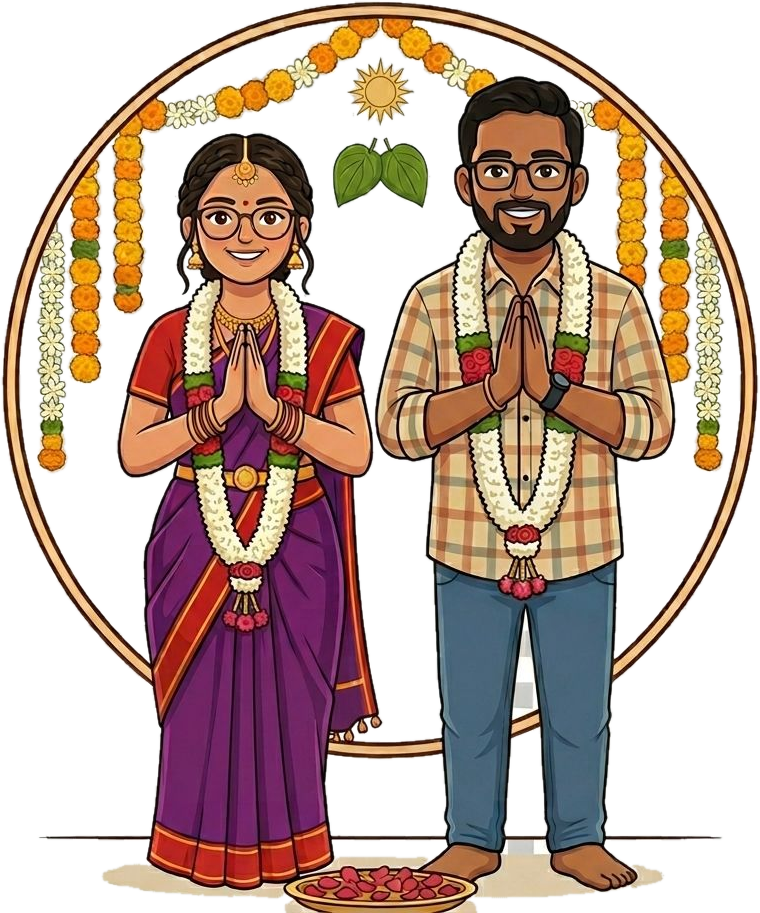
#> input picture images/png/welcoming.png, 760 x 913 px, found by its file name
$ python check_face.py
#> lines starting #> are read from the running program, lines starting #| are printed output that depends on the picture
from PIL import Image
im = Image.open(r"E:\Shreya Mrg\images\png\welcoming.png").convert("RGBA")
#> im is the input picture: PIL image 760x913 RGBA; mean R, G, B, A 180.3, 157.2, 144.9, 141.5
bg = Image.new("RGBA", im.size, (255, 0, 255, 255))
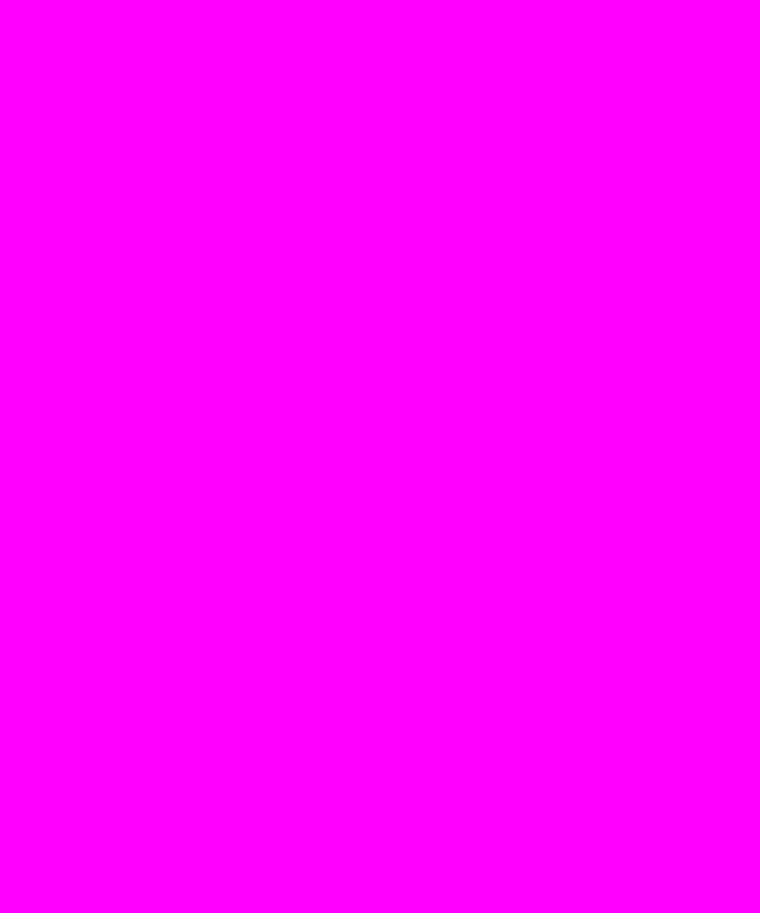
#> bg: PIL image 760x913 RGBA; mean R, G, B, A 255, 0, 255, 255
comp = Image.alpha_composite(bg, im).convert("RGB")
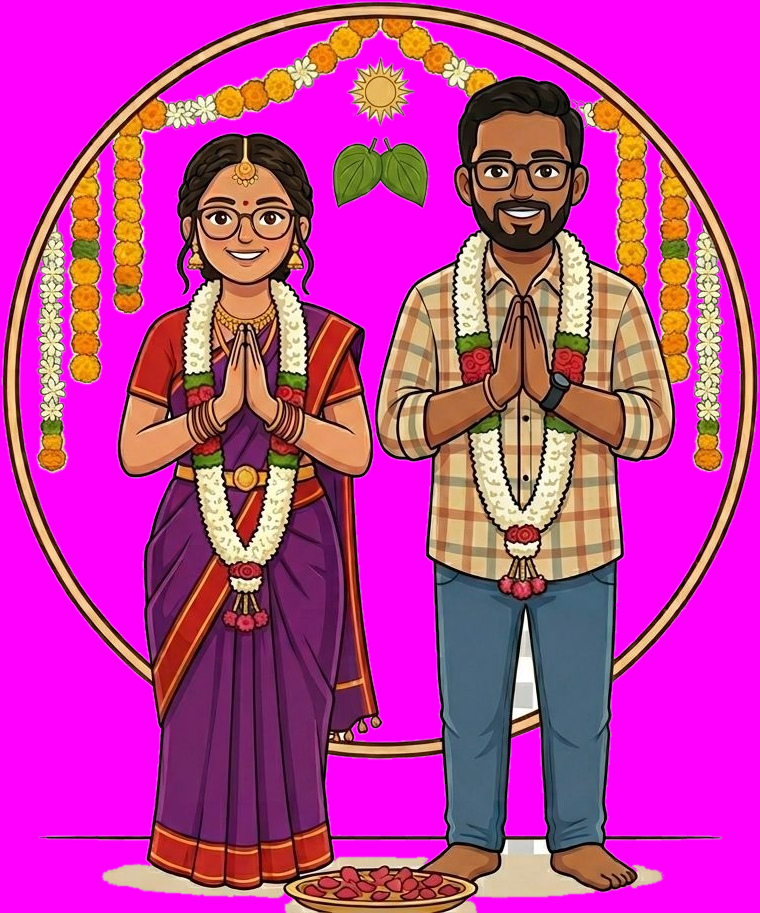
#> comp: PIL image 760x913 RGB; mean R, G, B 193.9, 57.4, 160.3
# crop the upper third (faces) and enlarge
w, h = comp.size
#> w = 760; h = 913
faces = comp.crop((0, int(h*0.06), w, int(h*0.42)))
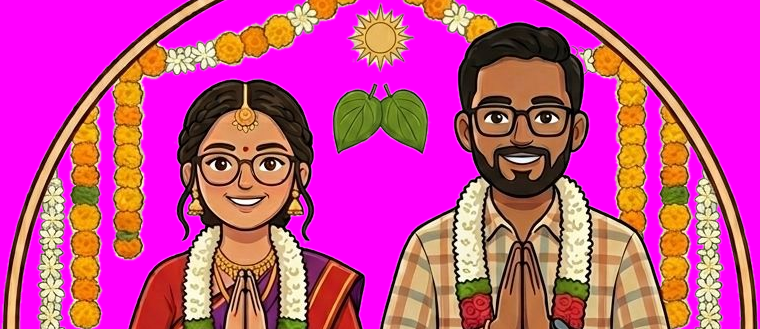
#> faces: PIL image 760x329 RGB; mean R, G, B 200.5, 69.7, 150.2
faces.save(r"E:\Shreya Mrg\tools\_check\welcoming_faces.png")
print("faces crop:", faces.size)
#| faces crop: (760, 329)

$ run again, with images/png/bride-groom.png copied over images/png/welcoming.png
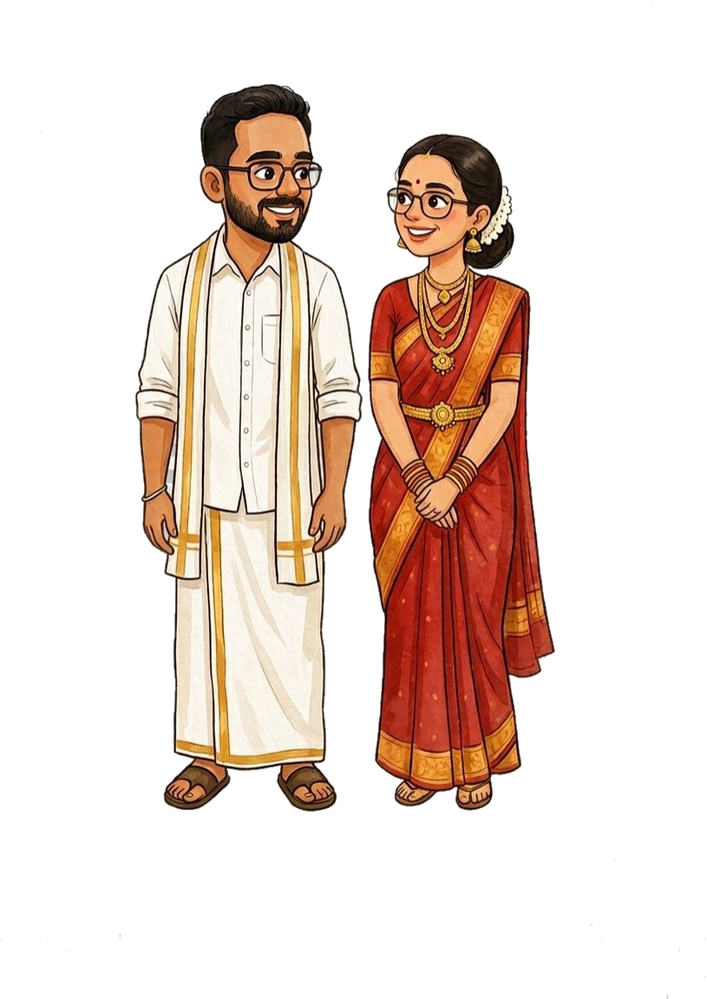
#> input picture images/png/bride-groom.png, 707 x 999 px, shrunk from 815 x 1152 before the run, found by its file name
#> im is the input picture: PIL image 707x999 RGBA; mean R, G, B, A 56.6, 40.8, 32.8, 75
#> `comp = Image.alpha_composite(bg, im).convert("RGB")`:
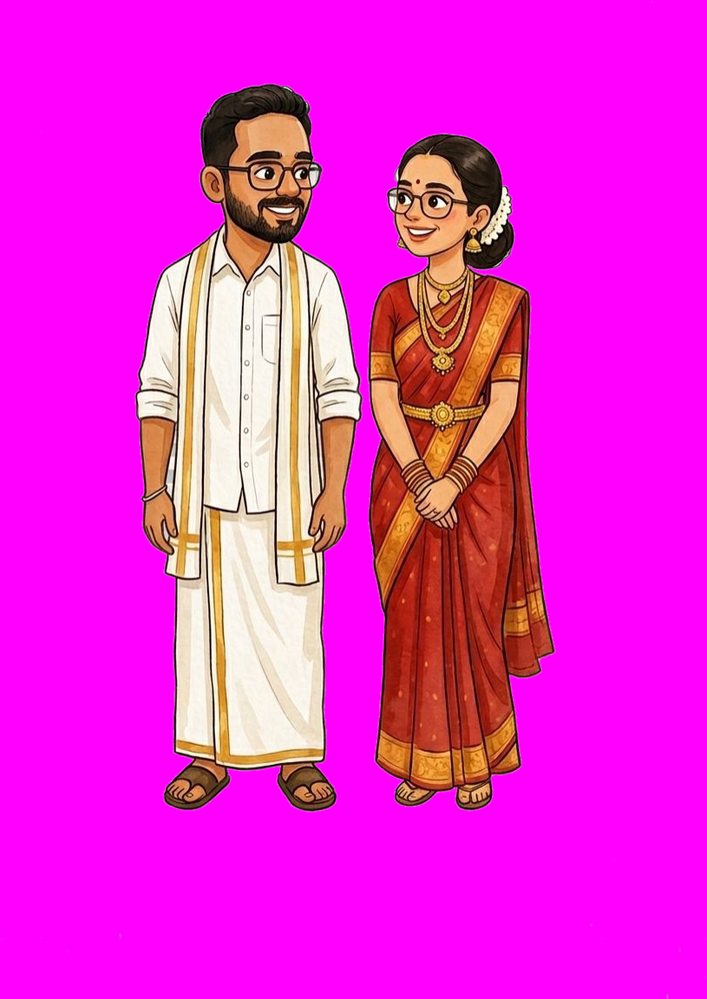
#> comp: PIL image 707x999 RGB; mean R, G, B 234.6, 38.9, 211
#> `faces = comp.crop((0, int(h*0.06), w, int(h*0.42)))`:
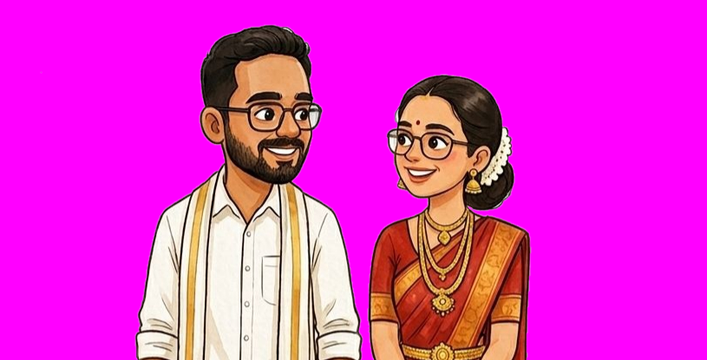
#> faces: PIL image 707x360 RGB; mean R, G, B 229.4, 46.6, 206
#| faces crop: (707, 360)

$ run again, with images/png/bride.png copied over images/png/welcoming.png
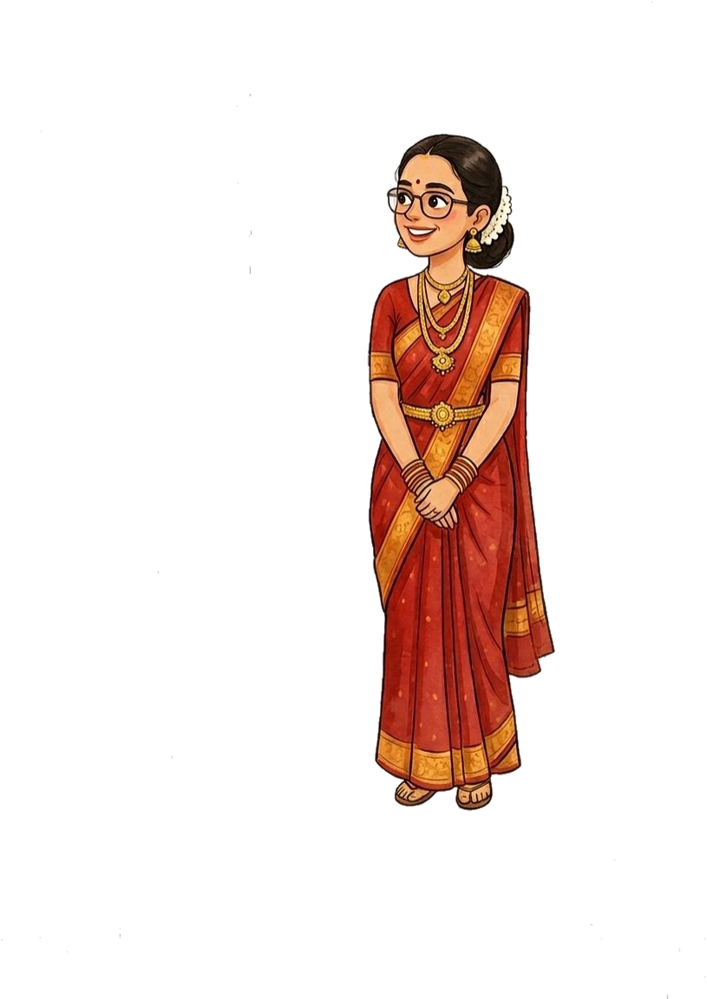
#> input picture images/png/bride.png, 707 x 999 px, shrunk from 815 x 1152 before the run, found by its file name
#> im is the input picture: PIL image 707x999 RGBA; mean R, G, B, A 23, 10.9, 7, 33.9
#> `comp = Image.alpha_composite(bg, im).convert("RGB")`:
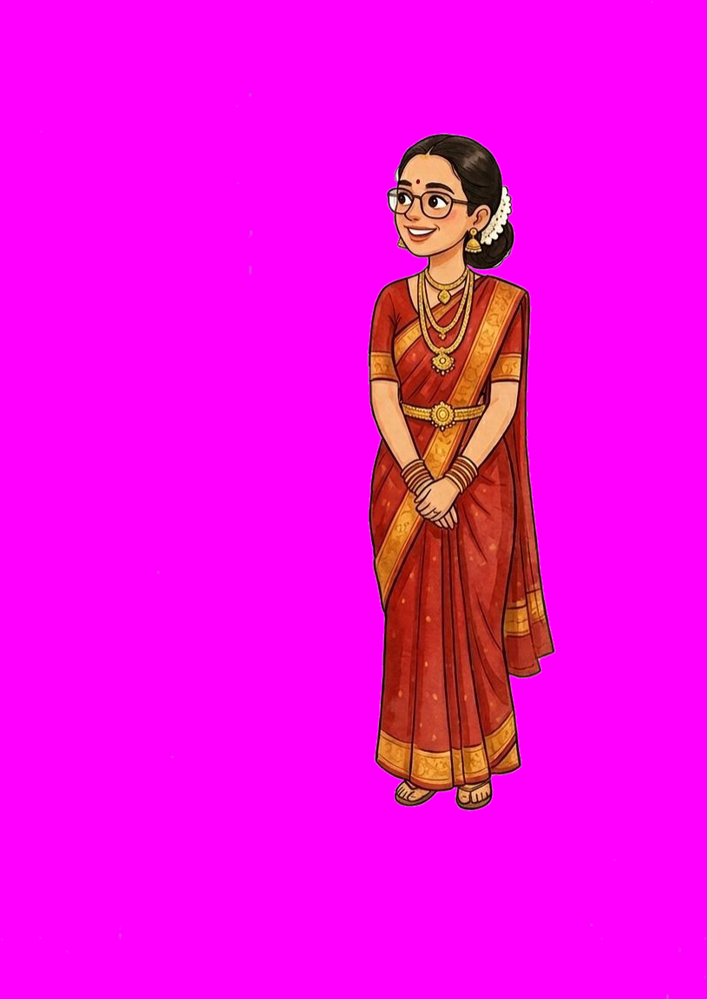
#> comp: PIL image 707x999 RGB; mean R, G, B 243.1, 10, 227.2
#> `faces = comp.crop((0, int(h*0.06), w, int(h*0.42)))`:
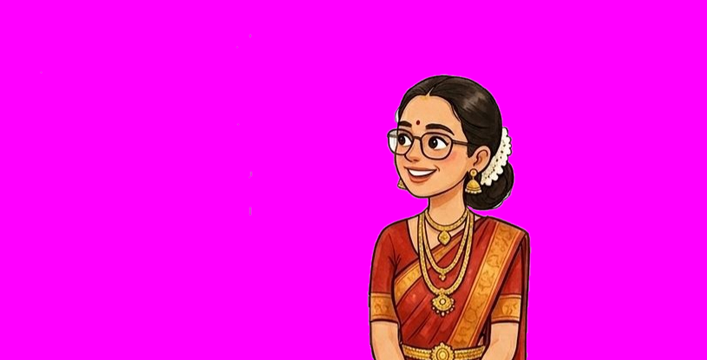
#> faces: PIL image 707x360 RGB; mean R, G, B 242.1, 13.4, 227.3
#| faces crop: (707, 360)

$ run again, with images/png/engagement.png copied over images/png/welcoming.png
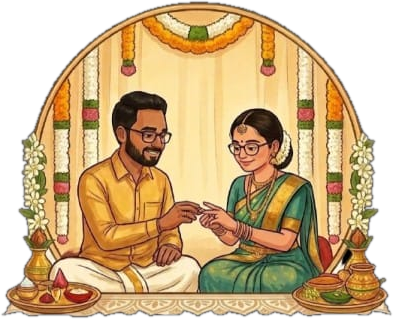
#> input picture images/png/engagement.png, 393 x 319 px, found by its file name
#> im is the input picture: PIL image 393x319 RGBA; mean R, G, B, A 147.5, 118.8, 76.6, 194.5
#> `comp = Image.alpha_composite(bg, im).convert("RGB")`:
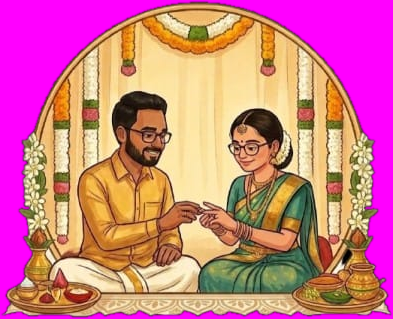
#> comp: PIL image 393x319 RGB; mean R, G, B 207.3, 118.3, 136.8
#> `faces = comp.crop((0, int(h*0.06), w, int(h*0.42)))`:
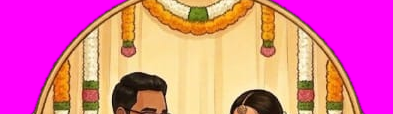
#> faces: PIL image 393x114 RGB; mean R, G, B 224.6, 114.2, 154.7
#| faces crop: (393, 114)
